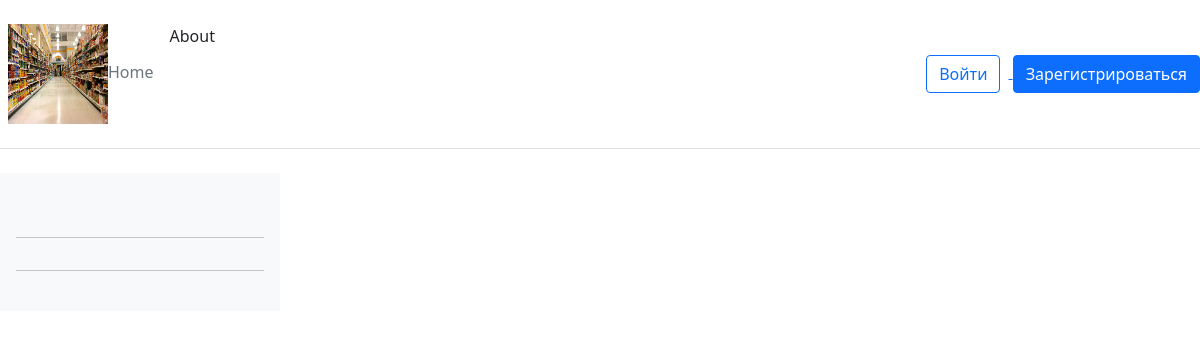
/catalog/1/, run on an earlier commit of the app's database.
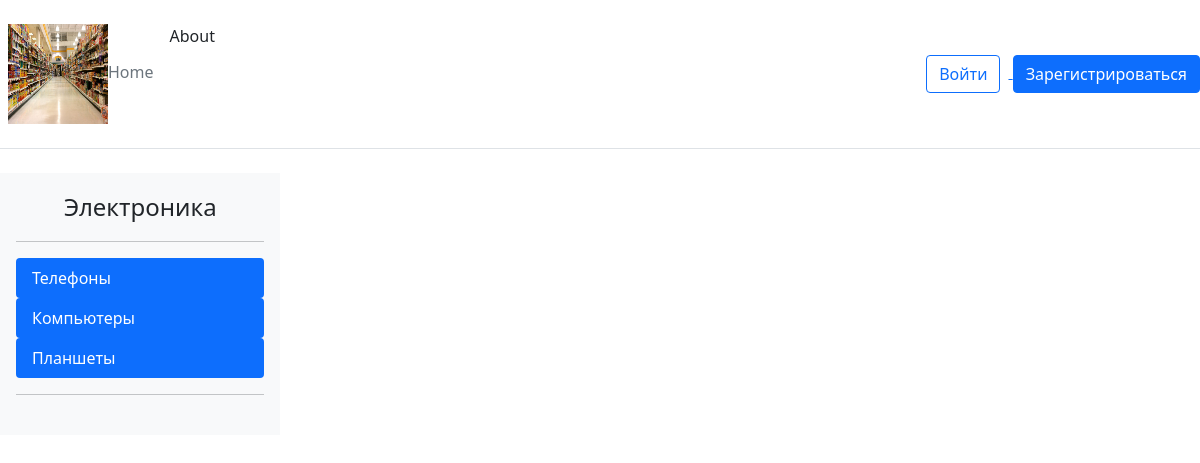
And on a later commit of the database.
### catalog/models.py (models this page shows)
class SubCategories(models.Model):
    sub_category = models.CharField(max_length=100)
    category_key = models.ForeignKey(Categories, on_delete=models.CASCADE)
    def __str__(self):
        return self.sub_category

class Categories(models.Model):
    category = models.CharField(max_length=100)
    def __str__(self):
        return self.category

### catalog/views.py (the view)
# urls.py: path('/<int:pk>/', subcat_detail , name='cat'),
def subcat_detail(request,pk):
    all_sub_cat = SubCategories.objects.filter(category_key_id=pk)
    print(all_sub_cat)
    context = {
        'all_sub_cat':all_sub_cat
    }
    return render(request, 'cat_detail.html', context)

### main/context_processor.py (called while the page is built)
def current_city(request):
    all_cities = City.objects.all()
    request.session['the_city'] = request.GET
    context = {
        'the_city': request.session['the_city'],
        'all_cities': all_cities
    }
    return context

def catalog(request):
    subcat = SubCategories.objects.all()
    cat = Categories.objects.all()
    context = {'subcat': subcat,
               'cat': cat
               }
    return context

### catalog/templates/cat_detail.html
{% extends "main_page.html" %}
{% block sidebar %}
<div class="d-flex flex-column flex-shrink-0 p-3 bg-light" style="width: 280px;">
    <a href="/" class="d-flex align-items-center mb-3 mb-md-0 me-md-auto link-dark text-decoration-none">
        <svg class="bi me-2" width="40" height="32">
            <use xlink:href="#bootstrap"></use>
        </svg>
        <span class="fs-4">{{all_sub_cat.1.category_key}}</span>
    </a>
    <hr>
    <ul class="nav nav-pills flex-column mb-auto">
        {% for i in all_sub_cat %}
        <li class="nav-item">
            <a href="" class="nav-link active" aria-current="page">
                {{i.sub_category}}
            </a>
        </li>
        {% endfor %}
    </ul>
    <hr>
{% endblock %}

### main/templates/main_page.html (shortened to what this page needs)
<!DOCTYPE html>
{% load static %}
<html lang="en">
<head>
    <link href="https://cdn.jsdelivr.net/npm/bootstrap@5.1.3/dist/css/bootstrap.min.css" rel="stylesheet"
>
</head>
<body>
<header class="d-flex flex-wrap align-items-center justify-content-center justify-content-md-between py-3 mb-4 border-bottom">
    <ul class="nav col-12 col-md-auto mb-2 justify-content-center mb-md-0">
        <li><a href="{% url 'main:hello' %}" class="nav-link px-2 link-secondary">
            <img src="media/img/main.jpg" width="100px" height="100px">Home</a></li>
        <li><a href="#" class="nav-link px-2 link-dark">About</a></li>
    </ul>
    <div class="col-md-3 text-end">
        {% if user.is_authenticated %}
        <span style="margin:5px">Привет, {{user.username}}!</span>
        <a href="{% url 'main:logout' %}">
            <button type="button" class="btn btn-primary">Выйти</button>
        </a>
        <br>
        <a href="{% url 'main:profile' user.pk %}"><button type="button" class="btn btn-primary">Личный кабинет</button></a>
        {% else %}
        <a href="{% url 'main:login' %}">
            <button type="button" class="btn btn-outline-primary me-2">Войти</button>
        </a>
        <a href="{% url 'main:reg' %}">
            <button type="button" class="btn btn-primary">Зарегистрироваться</button>
        </a>
        {% endif %}
    </div>
</header>
{% block sidebar %}{% endblock %}
</body>
</html>

What changed in the data, as far as the page shows it:
added SubCategories: category_key.category "Электроника", sub_category "Компьютеры"
added SubCategories: sub_category "Телефоны"
added SubCategories: sub_category "Планшеты"
